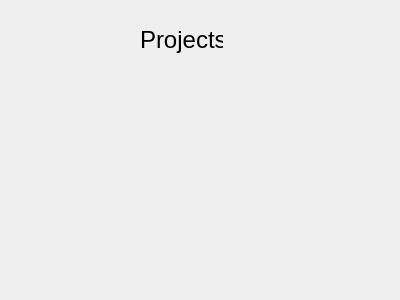
<?xml version="1.0" encoding="UTF-8"?>
<ui version="4.0">
 <class>MainFragment</class>
 <widget class="QDialog" name="MainFragment">
  <property name="geometry">
   <rect>
    <x>0</x>
    <y>0</y>
    <width>400</width>
    <height>300</height>
   </rect>
  </property>
  <property name="windowTitle">
   <string>Dialog</string>
  </property>
  <widget class="QLabel" name="label">
   <property name="geometry">
    <rect>
     <x>140</x>
     <y>10</y>
     <width>83</width>
     <height>61</height>
    </rect>
   </property>
   <property name="text">
    <string>&lt;html&gt;&lt;head/&gt;&lt;body&gt;&lt;p align=&quot;center&quot;&gt;&lt;span style=&quot; font-size:18pt;&quot;&gt;Projects&lt;/span&gt;&lt;/p&gt;&lt;/body&gt;&lt;/html&gt;</string>
   </property>
  </widget>
  <widget class="QWidget" name="">
   <property name="geometry">
    <rect>
     <x>140</x>
     <y>60</y>
     <width>85</width>
     <height>124</height>
    </rect>
   </property>
   <layout class="QVBoxLayout" name="verticalLayout"/>
  </widget>
 </widget>
 <resources/>
 <connections/>
</ui>
